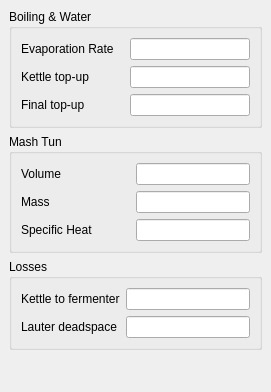
<?xml version="1.0" encoding="UTF-8"?>
<ui version="4.0">
 <class>equipmentDock</class>
 <widget class="QDockWidget" name="equipmentDock">
  <property name="geometry">
   <rect>
    <x>0</x>
    <y>0</y>
    <width>271</width>
    <height>392</height>
   </rect>
  </property>
  <property name="windowIcon">
   <iconset resource="../brewtarget.qrc">
    <normaloff>:/images/smallKettle.svg</normaloff>:/images/smallKettle.svg</iconset>
  </property>
  <property name="windowTitle">
   <string>E&amp;quipment Dock</string>
  </property>
  <widget class="QWidget" name="dockWidgetContents">
   <layout class="QVBoxLayout" name="verticalLayout">
    <item>
     <widget class="QGroupBox" name="groupBox">
      <property name="title">
       <string>Boiling &amp;&amp; Water</string>
      </property>
      <layout class="QFormLayout" name="formLayout">
       <property name="horizontalSpacing">
        <number>16</number>
       </property>
       <item row="0" column="0">
        <widget class="BtVolumeLabel" name="label_evaporationRate">
         <property name="text">
          <string>Evaporation Rate</string>
         </property>
         <property name="buddy">
          <cstring>lineEdit_evaporationRate</cstring>
         </property>
        </widget>
       </item>
       <item row="1" column="0">
        <widget class="BtVolumeLabel" name="label_topUpKettle">
         <property name="text">
          <string>Kettle top-up</string>
         </property>
         <property name="buddy">
          <cstring>lineEdit_topUpKettle</cstring>
         </property>
        </widget>
       </item>
       <item row="2" column="0">
        <widget class="BtVolumeLabel" name="label_topUpWater">
         <property name="text">
          <string>Final top-up</string>
         </property>
         <property name="buddy">
          <cstring>lineEdit_topUpWater</cstring>
         </property>
        </widget>
       </item>
       <item row="0" column="1">
        <widget class="BtVolumeEdit" name="lineEdit_evaporationRate">
         <property name="readOnly">
          <bool>true</bool>
         </property>
         <property name="editField" stdset="0">
          <string notr="true">evapRate_lHr</string>
         </property>
        </widget>
       </item>
       <item row="1" column="1">
        <widget class="BtVolumeEdit" name="lineEdit_topUpKettle">
         <property name="readOnly">
          <bool>true</bool>
         </property>
         <property name="editField" stdset="0">
          <string notr="true">topUpKettle_l</string>
         </property>
        </widget>
       </item>
       <item row="2" column="1">
        <widget class="BtVolumeEdit" name="lineEdit_topUpWater">
         <property name="readOnly">
          <bool>true</bool>
         </property>
         <property name="editField" stdset="0">
          <string notr="true">topUpWater_l</string>
         </property>
        </widget>
       </item>
      </layout>
      <zorder>label_evaporationRate</zorder>
      <zorder>label_topUpWater</zorder>
      <zorder>lineEdit_evaporationRate</zorder>
      <zorder>lineEdit_topUpKettle</zorder>
      <zorder>lineEdit_topUpWater</zorder>
      <zorder>label_topUpKettle</zorder>
     </widget>
    </item>
    <item>
     <widget class="QGroupBox" name="groupBox_2">
      <property name="title">
       <string>Mash Tun</string>
      </property>
      <layout class="QFormLayout" name="formLayout_2">
       <property name="horizontalSpacing">
        <number>43</number>
       </property>
       <item row="0" column="0">
        <widget class="BtVolumeLabel" name="label_tunVolume">
         <property name="text">
          <string>Volume</string>
         </property>
         <property name="buddy">
          <cstring>lineEdit_tunVolume</cstring>
         </property>
        </widget>
       </item>
       <item row="1" column="0">
        <widget class="BtMassLabel" name="label_tunWeight">
         <property name="text">
          <string>Mass</string>
         </property>
         <property name="buddy">
          <cstring>lineEdit_tunWeight</cstring>
         </property>
        </widget>
       </item>
       <item row="2" column="0">
        <widget class="QLabel" name="label_tunSpecificHeat">
         <property name="text">
          <string>Specific Heat</string>
         </property>
         <property name="buddy">
          <cstring>lineEdit_tunSpecificHeat</cstring>
         </property>
        </widget>
       </item>
       <item row="0" column="1">
        <widget class="BtVolumeEdit" name="lineEdit_tunVolume">
         <property name="readOnly">
          <bool>true</bool>
         </property>
         <property name="editField" stdset="0">
          <string notr="true">tunVolume_l</string>
         </property>
        </widget>
       </item>
       <item row="1" column="1">
        <widget class="BtMassEdit" name="lineEdit_tunWeight">
         <property name="readOnly">
          <bool>true</bool>
         </property>
         <property name="editField" stdset="0">
          <string notr="true">tunWeight_kg</string>
         </property>
        </widget>
       </item>
       <item row="2" column="1">
        <widget class="BtGenericEdit" name="lineEdit_tunSpecificHeat">
         <property name="readOnly">
          <bool>true</bool>
         </property>
         <property name="editField" stdset="0">
          <string notr="true">tunSpecificHeat_calGC</string>
         </property>
        </widget>
       </item>
      </layout>
     </widget>
    </item>
    <item>
     <widget class="QGroupBox" name="groupBox_3">
      <property name="title">
       <string>Losses</string>
      </property>
      <layout class="QFormLayout" name="formLayout_3">
       <item row="0" column="0">
        <widget class="BtVolumeLabel" name="label_trubChillerLoss">
         <property name="text">
          <string>Kettle to fermenter</string>
         </property>
         <property name="buddy">
          <cstring>lineEdit_trubChillerLoss</cstring>
         </property>
        </widget>
       </item>
       <item row="1" column="0">
        <widget class="BtVolumeLabel" name="label_lauterDeadspace">
         <property name="text">
          <string>Lauter deadspace</string>
         </property>
         <property name="buddy">
          <cstring>lineEdit_lauterDeadspace</cstring>
         </property>
        </widget>
       </item>
       <item row="0" column="1">
        <widget class="BtVolumeEdit" name="lineEdit_trubChillerLoss">
         <property name="readOnly">
          <bool>true</bool>
         </property>
         <property name="editField" stdset="0">
          <string notr="true">trubChillerLoss_l</string>
         </property>
        </widget>
       </item>
       <item row="1" column="1">
        <widget class="BtVolumeEdit" name="lineEdit_lauterDeadspace">
         <property name="readOnly">
          <bool>true</bool>
         </property>
         <property name="editField" stdset="0">
          <string notr="true">lauterDeadspace_l</string>
         </property>
        </widget>
       </item>
      </layout>
     </widget>
    </item>
    <item>
     <spacer name="verticalSpacer">
      <property name="orientation">
       <enum>Qt::Vertical</enum>
      </property>
      <property name="sizeHint" stdset="0">
       <size>
        <width>20</width>
        <height>40</height>
       </size>
      </property>
     </spacer>
    </item>
   </layout>
  </widget>
 </widget>
 <customwidgets>
  <customwidget>
   <class>BtVolumeLabel</class>
   <extends>QLabel</extends>
   <header>BtLabel.h</header>
   <slots>
    <signal>labelChanged(Unit::unitDisplay,Unit::unitScale)</signal>
   </slots>
  </customwidget>
  <customwidget>
   <class>BtVolumeEdit</class>
   <extends>QLineEdit</extends>
   <header>BtLineEdit.h</header>
   <slots>
    <slot>lineChanged(Unit::unitDisplay,Unit::unitScale)</slot>
   </slots>
  </customwidget>
  <customwidget>
   <class>BtGenericEdit</class>
   <extends>QLineEdit</extends>
   <header>BtLineEdit.h</header>
  </customwidget>
  <customwidget>
   <class>BtMassEdit</class>
   <extends>QLineEdit</extends>
   <header>BtLineEdit.h</header>
   <slots>
    <signal>textModified()</signal>
    <slot>lineChanged()</slot>
    <slot>lineChanged(Unit::unitDisplay,Unit::unitScale)</slot>
   </slots>
  </customwidget>
  <customwidget>
   <class>BtMassLabel</class>
   <extends>QLabel</extends>
   <header>BtLabel.h</header>
   <slots>
    <signal>labelChanged(Unit::unitDisplay,Unit::unitScale)</signal>
    <slot>popContextMenu(QPoint)</slot>
   </slots>
  </customwidget>
 </customwidgets>
 <resources>
  <include location="../brewtarget.qrc"/>
 </resources>
 <connections/>
</ui>
